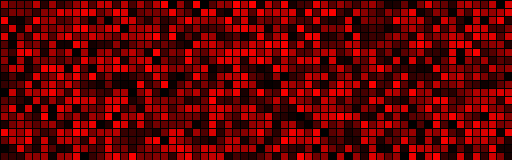
Frame 1 (no input)
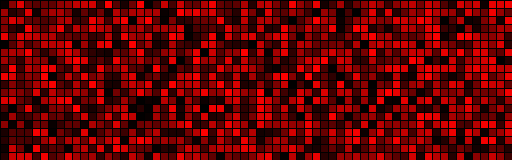
Frame 60 (the mouse pressed at the canvas centre just before this capture)
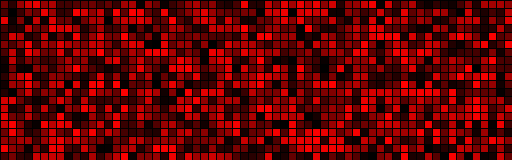
Frame 120 (the mouse held since frame 60 and released just before this capture)

The Processing sketch that drew these frames (run headless with seeded random() and noise(); from frame 60 on, the mouse is pressed at the canvas centre):

// Processing sketch: processing_51620
// ── processing_51620.pde

/* This is my first, quick stab at an entry for Bus Top
* Ruairi Murphy
*  For contest information and example sketches and submission:
*  http://www.openprocessing.org/collections/?collectionID=1337
*/

int s = 8;
int c;
public void setup() {
  //do not change, this is fixed for LED screens.
  size(512, 160); 
  //do not change, this is the refresh rate of LEDs.
  frameRate(8);
}
 
void draw() {
  background(0); //keep background black (LEDs are brightness based)
  //stroke(255,0,0); //LEDs are on the scale of red
  //fill(255,0,0);   //LEDs are on the scale of red
   
  //----DO WHATEVER YOU LIKE BELOW-----
  //(do not make it interactive, since people won't be able to use mouse/keyboard on a bus stop----
  for(int i = 0; i<64;i++){
    for(int j=0;j<20;j++){
      c = round(random(0,255));
      fill(c,0,0);
      rect(i*8,j*8,8,8);
    }
  }
}               
